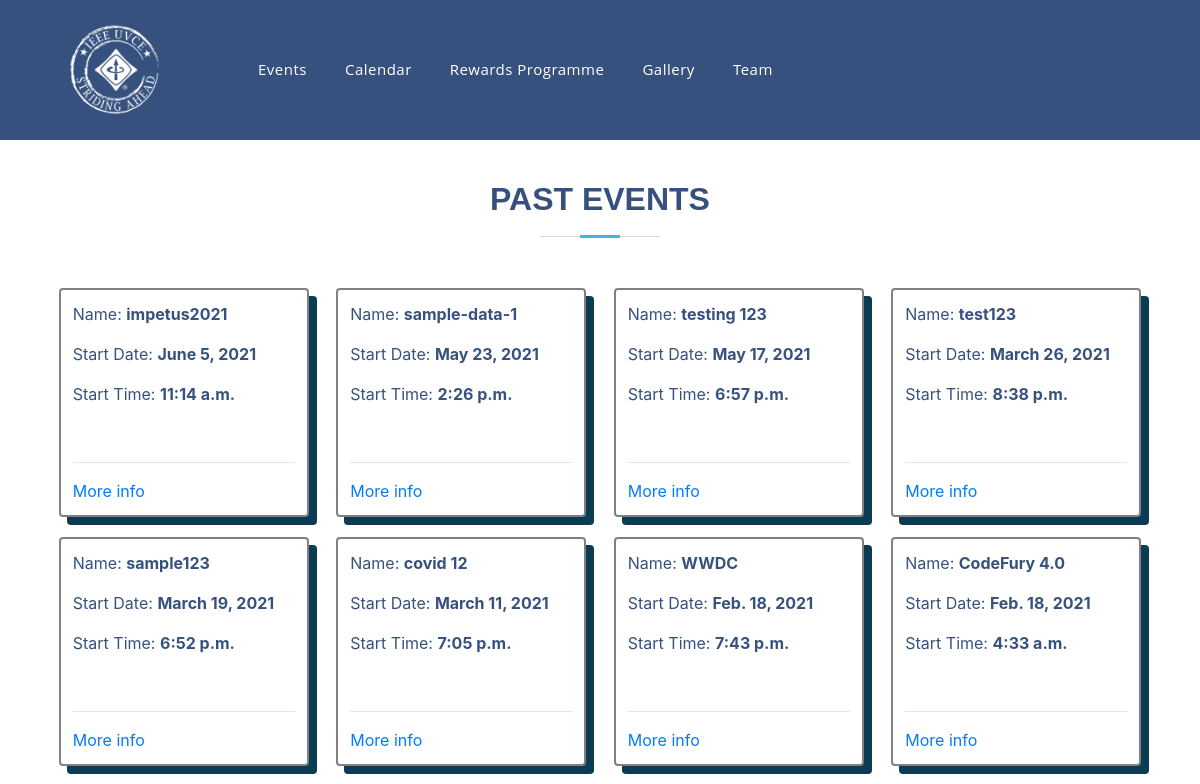
The page /events/evold (upper part) on the database as committed earlier.
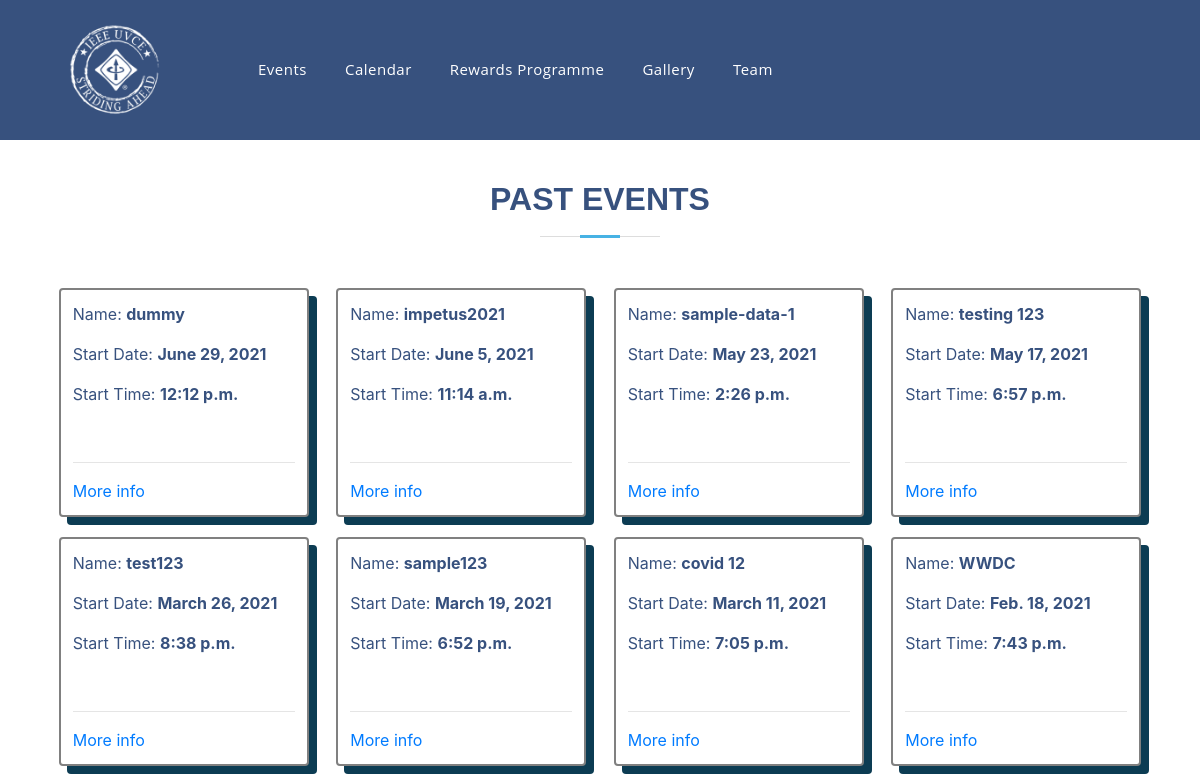
The same page on the database as committed later.
### events/models.py (models this page shows, shortened)
class Event(models.Model):
    event_name = models.CharField(max_length=200)
    slug = models.SlugField(max_length=400)
    date = models.DateField()
    time = models.TimeField()
    location = models.CharField(max_length=100)
    reg = models.URLField(blank=True)
    description = models.TextField(max_length=2000, blank=True)
    created = models.DateTimeField(auto_now_add=True)
    orgzer = models.CharField(max_length=200)
    winners = models.TextField(blank=True, default='Not Yet Decided')
    author = models.ForeignKey(User, default=None, on_delete=models.CASCADE)
    is_approved = models.BooleanField(default=False, blank=True)
    remember_link = models.BooleanField(default=False)
    approved_by = models.CharField(
        max_length=40,  null=True, blank=True, default=" ")
    class Meta:
        verbose_name = "Event"
        verbose_name_plural = "Events"

### events/views.py (the view)
# urls.py: path('evold', views.old_events_view, name='old_events'),
def old_events_view(request):
    events = Event.objects.all().order_by('-date')
    eventold = events.filter(date__lt=datetime.date.today())
    context = {
        'eventold': eventold,
    }
    return render(request, 'events/events_old.html', context)

### events/templates/events/events_old.html
{% extends 'base.html' %} {% block content %}
<section id="skills" class="skills">
    <div class="container" data-aos="fade-up">
        <div class="section-title">
            <h2>Past Events</h2>
        </div>
        <div class="event-container">
            {% for event in eventold %}
            <div class="event">
                <p>Name: <b>{{ event.event_name }}</b></p>
                <p>Start Date: <b>{{ event.date }}</b></p>
                <p>Start Time: <b>{{ event.time }}</b></p>
                <br />
                <hr />
                <a href="{% url 'articles:detail' slug=event.slug %}">More info</a>
            </div>
            {% endfor %}
        </div>
    </div>
</section>
{% endblock %}

Rows that differ between the two databases and show on the page:
no longer on this page (row unchanged): Event: event_name "CodeFury 4.0", date "Feb. 18, 2021", time "4:33 a.m."
added Event: event_name "dummy", date "June 29, 2021", time "12:12 p.m."
